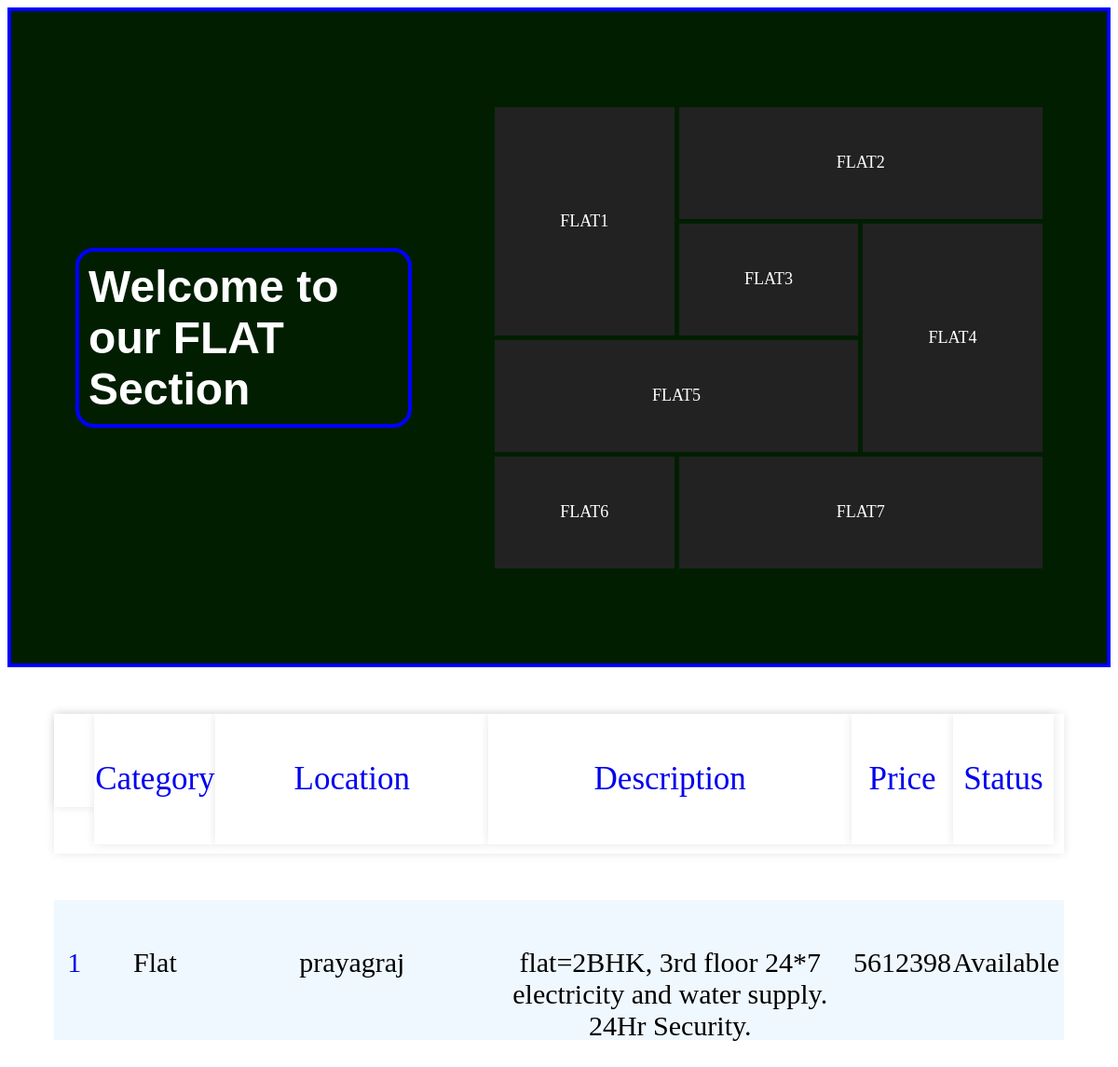
The app's page /flat/ with its own data.
### user/models.py (models this page shows)
class userform(models.Model):
    CHOICES=[
        ('Plot','Plot'),
        ('Flat','Flat'),
        ('Farm House','Farm House'),
    ]
    name = models.CharField(max_length=40)
    email = models.EmailField()
    contact = models.PositiveBigIntegerField()
    category = models.CharField(max_length=15,choices=CHOICES)
    location = models.CharField(max_length=40)
    price  = models.PositiveBigIntegerField()
    description = models.TextField()
    status=models.CharField(max_length=12,null=True)

### suv/views.py (the view)
# urls.py: path('flat/',views.flat),
def flat(request):
    ob = userform.objects.filter(category__icontains='flat').values()
    return render(request, "flat.html",{'key':ob})

### template/flat.html (shortened to what this page needs)
<!DOCTYPE html>
<html lang="en">
<head>
    <link rel="stylesheet" href="project1.css">
</head>
<body>
    <div class="container">
        <div class="left-side">
            <h2 id="port">Welcome to our FLAT Section</h2>
        </div>
        <div class="gallery">
            <div class="box row-2" style="background-image: url(https://th.bing.com/th/id/OIP.i_1_-DLh6Sz1ifXy9rJVBgHaEW?w=265&h=180&c=7&r=0&o=5&dpr=1.3&pid=1.7);">FLAT1</div>
            <div class="box col-2" style="background-image: url(https://www.rudrarealestate.com/product-image/logo/Rudra%20Enclave.jpg);">FLAT2</div>
            <div class="box" style="background-image: url(https://th.bing.com/th/id/OIP.2ui12XWywbjWA4My_uVOswHaHt?pid=ImgDet&w=207&h=215&c=7&dpr=1.3);">FLAT3</div>
            <div class="box row-2"style="background-image: url(https://newprojects.99acres.com/projects/rudra_real_estate_ltd/rudra_enclave/images/l0n0u104.jpg);">FLAT4</div>
            <div class="box col-2 "style="background-image: url(https://img.staticmb.com/mbimages/project/Photo_h310_w462/2022/09/14/Project-Photo-2-Lake-View-Hyderabad-5198171_600_800_310_462.jpg);">FLAT5</div>
            <div class="box "style="background-image: url(https://th.bing.com/th/id/OIP.u6o0mbmUAmrgZoFvtF5D-AAAAA?pid=ImgDet&w=207&h=135&c=7&dpr=1.3);">FLAT6</div>
            <div class="box col-2 "style="background-image: url(https://th.bing.com/th/id/OIP.zSpsjBLYmorM1M3uWrtKBAHaFI?pid=ImgDet&w=207&h=143&c=7&dpr=1.3);">FLAT7</div>
        </div>
    </div>
    <div style="height: 150px; margin: 50px 50px 50px 50px;box-shadow: 0 0 10px rgba(0, 0, 0, 0.1); background-color: #ffffff">
        <div>
          <div class="header" style="width:4%;"><a href="prop" style="text-decoration: none;">{{i.id}}</div>
          <div class="header" style="width: 12%;" >Category</div>
          <div class="header" style="width: 27%;">Location</div>
          <div class="header" style="width: 36%;">Description</div>
          <div class="header" style="width: 10%;">Price</div>
          <div class="header" style="width:10%;">Status</div>
        </div>
      </div>
      {% for i in key %}
  <div style="height: 150px; margin: 50px 50px 50px 50px; background-color: aliceblue;">
    <div>
      <div class="head" style="width:4%"><a href="prop" style="text-decoration: none;">{{i.id}}</a></div>
      <div class="head" style="width: 12%;" >{{i.category}}</div>
      <div class="head" style="width: 27%;">{{i.location}}</div>
      <div class="head" style="width: 36%;">{{i.description}}</div>
      <div class="head" style="width: 10%;">{{i.price}}</div>
      <div class="head" style="width: 10%;">{{i.status}}</div>
     </div>
  </div>
  {% endfor %}
</body>
</html>

### static/project1.css (style rules this page uses)
.container { height: 700px; border: 4px solid blue; display: flex; justify-content: space-evenly; align-items: center; gap: 20px; background-color: rgb(1, 30, 1); }
.left-side { flex-basis: 30%; border: 4px solid blue; border-radius: 20px; }
#port { margin :10px; color: white; font-size: 3rem; font-family: Arial, Helvetica, sans-serif; }
.gallery { flex-basis: 50%; display: grid; gap:5px; grid-template-columns: repeat(3,1fr); grid-auto-rows: 120px; }
.box { background-size: cover; background-position: top; color: white; font-size: 18px; display: flex; justify-content: center; align-items: center; background-color: #222; background-blend-mode: hard-light; transition: all 1s ease-in-out; }
.row-2 { grid-row: span 2; }
.col-2 { grid-column: span 2; }

### template/flat.html (style rules this page uses)
.container { height: 700px; border: 4px solid blue; display: flex; justify-content: space-evenly; align-items: center; gap: 20px; background-color: rgb(1, 30, 1); }
.left-side { flex-basis: 30%; border: 4px solid blue; border-radius: 20px; }
.head { float:left; margin: 0; font-size: 30px; text-align: center; padding-top: 50px; }
#port { margin :10px; color: white; font-size: 3rem; font-family: Arial, Helvetica, sans-serif; }
.gallery { flex-basis: 50%; display: grid; gap:5px; grid-template-columns: repeat(3,1fr); grid-auto-rows: 120px; }
.box { background-size: cover; background-position: top; color: white; font-size: 18px; display: flex; justify-content: center; align-items: center; background-color: #222; background-blend-mode: hard-light; transition: all 1s ease-in-out; }
.row-2 { grid-row: span 2; }
.col-2 { grid-column: span 2; }
.header { float: left; margin: 0; font-size: 35px; text-align: center; padding-top: 50px; padding-bottom: 50px; box-shadow: 0 0 10px rgba(0, 0, 0, 0.1); background-color: #ffffff; }

### records on screen
userform: id "1", category "Flat", location "prayagraj", description "flat=2BHK, 3rd floor 24*7 electricity and water supply. 24Hr Security.", price "5612398", status "Available"
